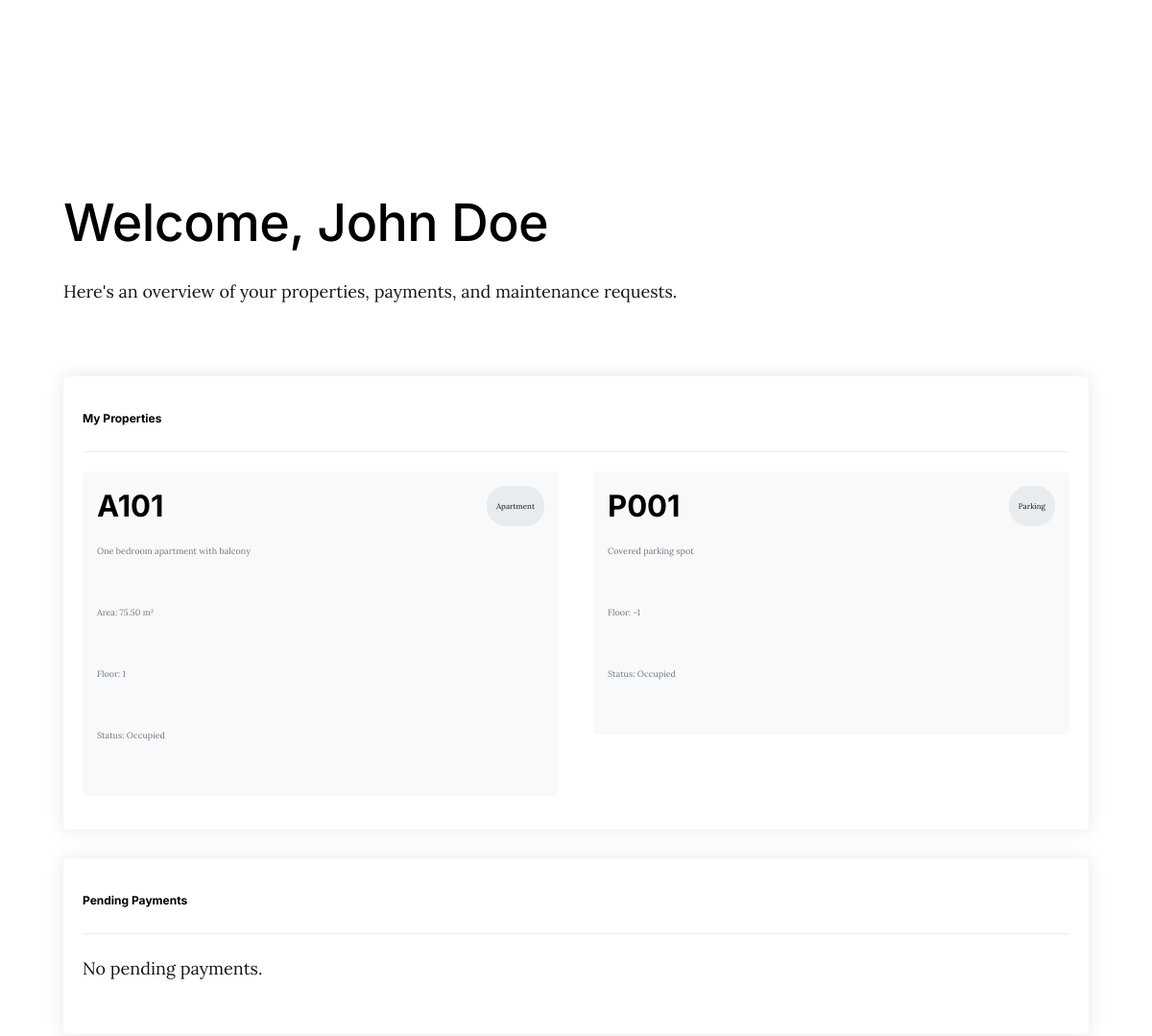
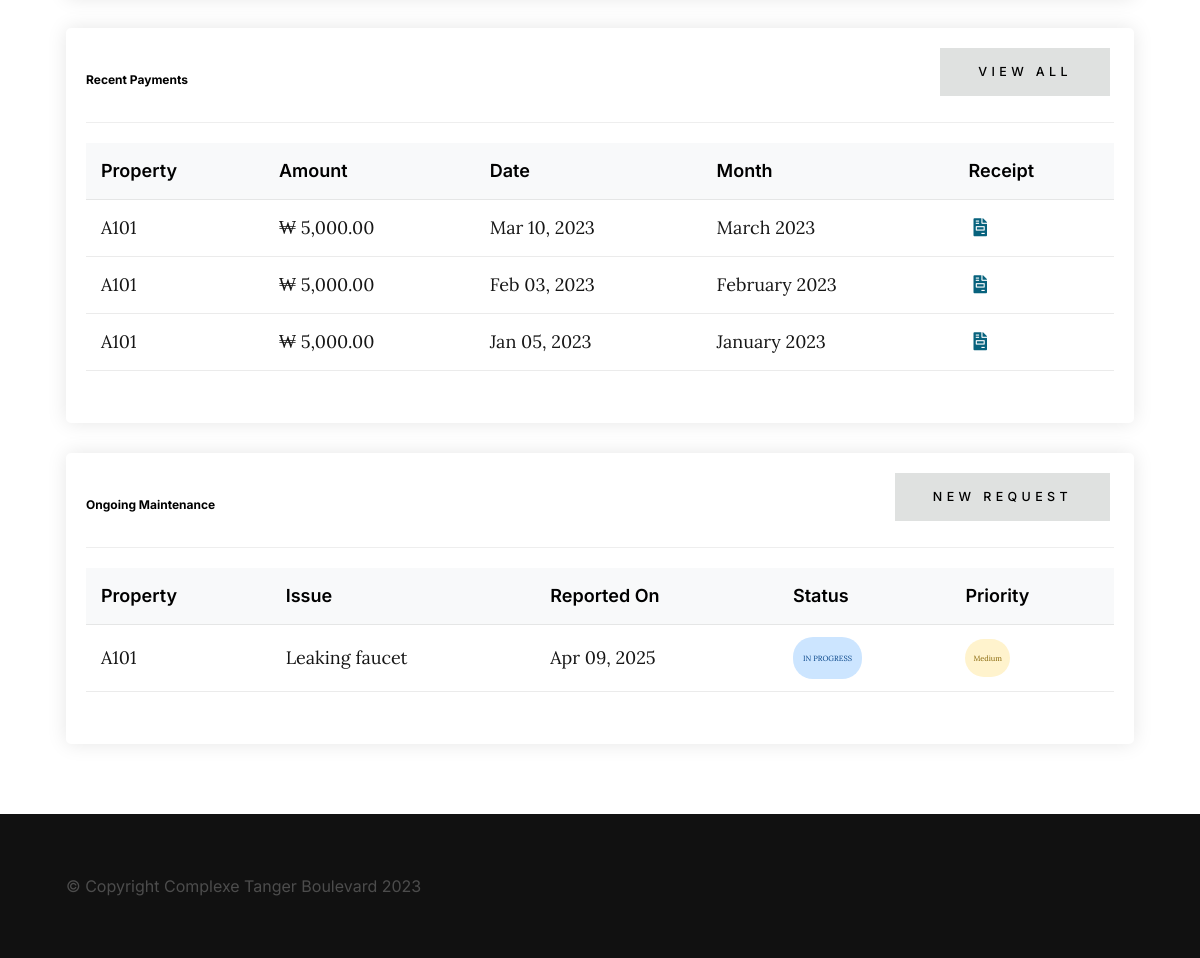
/resident/dashboard.php (signed in), run on the app's committed database (2 pictures, top to bottom).
### tables this page shows
CREATE TABLE properties (
    id INT AUTO_INCREMENT PRIMARY KEY,
    type ENUM('apartment', 'parking') NOT NULL,
    identifier VARCHAR(50) NOT NULL UNIQUE,
    description TEXT,
    area DECIMAL(10,2) DEFAULT NULL,
    floor INT DEFAULT NULL,
    user_id INT DEFAULT NULL,
    status ENUM('occupied', 'vacant', 'maintenance') DEFAULT 'vacant',
    created_at TIMESTAMP DEFAULT CURRENT_TIMESTAMP,
    updated_at TIMESTAMP DEFAULT CURRENT_TIMESTAMP ON UPDATE CURRENT_TIMESTAMP,
    FOREIGN KEY (user_id) REFERENCES users(id) ON DELETE SET NULL
);

CREATE TABLE payments (
    id INT AUTO_INCREMENT PRIMARY KEY,
    user_id INT NOT NULL,
    property_id INT NOT NULL,
    amount DECIMAL(10,2) NOT NULL,
    payment_date DATE NOT NULL,
    payment_month DATE NOT NULL,
    payment_type ENUM('rent', 'maintenance', 'other') DEFAULT 'rent',
    payment_method ENUM('cash', 'check', 'bank_transfer', 'online', 'credit_card', 'other') DEFAULT 'cash',
    reference_number VARCHAR(255),
    receipt_number VARCHAR(50),
    description VARCHAR(255),
    status ENUM('paid', 'pending', 'cancelled', 'completed', 'failed', 'refunded') DEFAULT 'paid',
    notes TEXT,
    created_by INT,  
    created_at TIMESTAMP DEFAULT CURRENT_TIMESTAMP,
    updated_at TIMESTAMP DEFAULT CURRENT_TIMESTAMP ON UPDATE CURRENT_TIMESTAMP,
    FOREIGN KEY (user_id) REFERENCES users(id) ON DELETE CASCADE,
    FOREIGN KEY (property_id) REFERENCES properties(id) ON DELETE CASCADE,
    FOREIGN KEY (created_by) REFERENCES users(id) ON DELETE SET NULL
);

CREATE TABLE maintenance_logs (
    id INT AUTO_INCREMENT PRIMARY KEY,
    property_id INT,
    title VARCHAR(255) NOT NULL,
    description TEXT NOT NULL,
    reported_by INT NOT NULL,
    assigned_to INT,
    start_date DATE,
    expected_completion_date DATE,
    actual_completion_date DATE,
    status ENUM('reported', 'in_progress', 'completed', 'cancelled') DEFAULT 'reported',
    priority ENUM('low', 'medium', 'high', 'urgent') DEFAULT 'medium',
    cost DECIMAL(10,2) DEFAULT 0,
    created_at TIMESTAMP DEFAULT CURRENT_TIMESTAMP,
    updated_at TIMESTAMP DEFAULT CURRENT_TIMESTAMP ON UPDATE CURRENT_TIMESTAMP,
    FOREIGN KEY (property_id) REFERENCES properties(id) ON DELETE SET NULL,
    FOREIGN KEY (reported_by) REFERENCES users(id) ON DELETE CASCADE,
    FOREIGN KEY (assigned_to) REFERENCES users(id) ON DELETE SET NULL
);

### resident/dashboard.php (the view, shortened to what this page needs)
<?php
require_once '../includes/config.php';
$userId = $_SESSION['user_id'];
$propertiesStmt = $conn->prepare("
    SELECT p.*
    FROM properties p
    WHERE p.user_id = :user_id
");
$propertiesStmt->bindParam(':user_id', $userId);
$propertiesStmt->execute();
$properties = $propertiesStmt->fetchAll();
$propertyIds = [];
foreach ($properties as $property) {
    $propertyIds[] = $property['id'];
}
$propertyIdStr = implode(',', $propertyIds ?: [0]);
$pendingStmt = $conn->prepare("
    SELECT p.*, pr.identifier as property_identifier, pr.type as property_type
    FROM payments p
    JOIN properties pr ON p.property_id = pr.id
    WHERE p.property_id IN ($propertyIdStr)
    AND p.status = 'pending'
    ORDER BY p.payment_month DESC
");
$pendingStmt->execute();
$pendingPayments = $pendingStmt->fetchAll();
$recentStmt = $conn->prepare("
    SELECT p.*, pr.identifier as property_identifier, pr.type as property_type
    FROM payments p
    JOIN properties pr ON p.property_id = pr.id
    WHERE p.property_id IN ($propertyIdStr)
    AND p.status = 'paid'
    ORDER BY p.payment_date DESC
    LIMIT 5
");
$recentStmt->execute();
$recentPayments = $recentStmt->fetchAll();
$maintenanceStmt = $conn->prepare("
    SELECT m.*, pr.identifier as property_identifier
    FROM maintenance_logs m
    JOIN properties pr ON m.property_id = pr.id
    WHERE m.property_id IN ($propertyIdStr)
    AND m.status IN ('reported', 'in_progress')
    ORDER BY m.created_at DESC
");
$maintenanceStmt->execute();
$maintenanceRequests = $maintenanceStmt->fetchAll();
?>
<!DOCTYPE html>
<html lang="en">
<head>
    <link rel="stylesheet" href="../css/vendor.css">
    <link rel="stylesheet" href="../css/styles.css">
    <link rel="stylesheet" href="https://cdnjs.cloudflare.com/ajax/libs/font-awesome/5.15.3/css/all.min.css">
</head>
<body id="top">
    <div id="page" class="s-pagewrap">
        <header class="s-header">
            <div class="s-header__logo">
                <a class="logo" href="../index.php">
                    <img src="../images/logo.svg" alt="Homepage">
                </a>
            </div>
            <a class="s-header__menu-toggle" href="#0">
                <span class="s-header__menu-text">Menu</span>
                <span class="s-header__menu-icon"></span>
            </a>
        </header>
        <section id="content" class="s-content">
            <div class="row" style="max-width: 1200px; margin: 0 auto; padding-top: 120px;">
                <div class="column">
                    <h1>Welcome, <?php echo htmlspecialchars($_SESSION['user_name']); ?></h1>
                    <p>Here's an overview of your properties, payments, and maintenance requests.</p>
                    <div class="dashboard-container">
                        <div class="dashboard-card">
                            <div class="dashboard-card-header">
                                <h2 class="dashboard-card-title">My Properties</h2>
                            </div>
                            <div class="row">
                                <?php if (count($properties) > 0): ?>
                                    <?php foreach ($properties as $property): ?>
                                        <div class="column lg-6 tab-12">
                                            <div class="property-item">
                                                <div class="property-item-header">
                                                    <h3 class="property-item-title"><?php echo htmlspecialchars($property['identifier']); ?></h3>
                                                    <span class="property-item-type">
                                                        <?php echo ucfirst(htmlspecialchars($property['type'])); ?>
                                                    </span>
                                                </div>
                                                <div class="property-item-details">
                                                    <?php if (!empty($property['description'])): ?>
                                                        <p><?php echo htmlspecialchars($property['description']); ?></p>
                                                    <?php endif; ?>
                                                    <?php if (!empty($property['area'])): ?>
                                                        <p>Area: <?php echo htmlspecialchars($property['area']); ?> m²</p>
                                                    <?php endif; ?>
                                                    <?php if (!empty($property['floor'])): ?>
                                                        <p>Floor: <?php echo htmlspecialchars($property['floor']); ?></p>
                                                    <?php endif; ?>
                                                    <p>Status: <?php echo ucfirst(htmlspecialchars($property['status'])); ?></p>
                                                </div>
                                            </div>
                                        </div>
                                    <?php endforeach; ?>
                                <?php else: ?>
                                    <div class="column">
                                        <p>No properties assigned to you yet.</p>
                                    </div>
                                <?php endif; ?>
                            </div>
                        </div>
                        <div class="dashboard-card">
                            <div class="dashboard-card-header">
                                <h2 class="dashboard-card-title">Pending Payments</h2>
                            </div>
                            <?php if (count($pendingPayments) > 0): ?>
                                <table class="payment-table">
                                    <thead>
                                        <tr>
                                            <th>Property</th>
                                            <th>Amount</th>
                                            <th>Month</th>
                                            <th>Type</th>
                                            <th>Status</th>
                                        </tr>
                                    </thead>
                                    <tbody>
                                        <?php foreach ($pendingPayments as $payment): ?>
                                            <tr>
                                                <td><?php echo htmlspecialchars($payment['property_identifier']); ?></td>
                                                <td>₩ <?php echo number_format($payment['amount'], 2); ?></td>
                                                <td><?php echo date('F Y', strtotime($payment['payment_month'])); ?></td>
                                                <td><?php echo ucfirst(htmlspecialchars($payment['payment_type'])); ?></td>
                                                <td>
                                                    <span class="status-badge status-<?php echo strtolower($payment['status']); ?>">
                                                        <?php echo ucfirst(htmlspecialchars($payment['status'])); ?>
                                                    </span>
                                                </td>
                                            </tr>
                                        <?php endforeach; ?>
                                    </tbody>
                                </table>
                            <?php else: ?>
                                <p>No pending payments.</p>
                            <?php endif; ?>
                        </div>
                        <div class="dashboard-card">
                            <div class="dashboard-card-header">
                                <h2 class="dashboard-card-title">Recent Payments</h2>
                                <a href="payments.php" class="btn btn--small">View All</a>
                            </div>
                            <?php if (count($recentPayments) > 0): ?>
                                <table class="payment-table">
                                    <thead>
                                        <tr>
                                            <th>Property</th>
                                            <th>Amount</th>
                                            <th>Date</th>
                                            <th>Month</th>
                                            <th>Receipt</th>
                                        </tr>
                                    </thead>
                                    <tbody>
                                        <?php foreach ($recentPayments as $payment): ?>
                                            <tr>
                                                <td><?php echo htmlspecialchars($payment['property_identifier']); ?></td>
                                                <td>₩ <?php echo number_format($payment['amount'], 2); ?></td>
                                                <td><?php echo date('M d, Y', strtotime($payment['payment_date'])); ?></td>
                                                <td><?php echo date('F Y', strtotime($payment['payment_month'])); ?></td>
                                                <td>
                                                    <?php if (!empty($payment['receipt_number'])): ?>
                                                        <a href="receipt.php?id=<?php echo $payment['id']; ?>" target="_blank" class="dashboard-action-btn">
                                                            <i class="fas fa-file-invoice"></i>
                                                        </a>
                                                    <?php else: ?>
                                                        N/A
                                                    <?php endif; ?>
                                                </td>
                                            </tr>
                                        <?php endforeach; ?>
                                    </tbody>
                                </table>
                            <?php else: ?>
                                <p>No payment records found.</p>
                            <?php endif; ?>
                        </div>
                        <div class="dashboard-card">
                            <div class="dashboard-card-header">
                                <h2 class="dashboard-card-title">Ongoing Maintenance</h2>
                                <a href="maintenance-request.php" class="btn btn--small">New Request</a>
                            </div>
                            <?php if (count($maintenanceRequests) > 0): ?>
                                <table class="maintenance-table">
                                    <thead>
                                        <tr>
                                            <th>Property</th>
                                            <th>Issue</th>
                                            <th>Reported On</th>
                                            <th>Status</th>
                                            <th>Priority</th>
                                        </tr>
                                    </thead>
                                    <tbody>
                                        <?php foreach ($maintenanceRequests as $request): ?>
                                            <tr>
                                                <td><?php echo htmlspecialchars($request['property_identifier']); ?></td>
                                                <td><?php echo htmlspecialchars($request['title']); ?></td>
                                                <td><?php echo date('M d, Y', strtotime($request['created_at'])); ?></td>
                                                <td>
                                                    <span class="status-badge status-<?php echo str_replace('_', '-', strtolower($request['status'])); ?>">
                                                        <?php echo ucfirst(str_replace('_', ' ', $request['status'])); ?>
                                                    </span>
                                                </td>
                                                <td>
                                                    <span class="priority-badge priority-<?php echo strtolower($request['priority']); ?>">
                                                        <?php echo ucfirst($request['priority']); ?>
                                                    </span>
                                                </td>
                                            </tr>
                                        <?php endforeach; ?>
                                    </tbody>
                                </table>
                            <?php else: ?>
                                <p>No ongoing maintenance requests.</p>
                            <?php endif; ?>
                        </div>
                    </div>
                </div>
            </div>
        </section>
        <footer id="colophon" class="s-footer">
            <div class="row">
                <div class="column lg-12 ss-copyright">
                    <span>© Copyright Complexe Tanger Boulevard 2023</span>
                </div>
            </div>
        </footer>
    </div>
</body>
</html>

### data on the page
properties: identifier "A101", type "Apartment", description "One bedroom apartment with balcony", area "75.50", floor "1", status "Occupied"
properties: identifier "P001", type "Parking", description "Covered parking spot", floor "-1", status "Occupied"
payments: property.identifier "A101", amount "5,000.00", payment_date "Mar 10, 2023", payment_month "March 2023"
payments: property.identifier "A101", amount "5,000.00", payment_date "Feb 03, 2023", payment_month "February 2023"
payments: property.identifier "A101", amount "5,000.00", payment_date "Jan 05, 2023", payment_month "January 2023"
maintenance_logs: property.identifier "A101", title "Leaking faucet", created_at "Apr 09, 2025", status "IN PROGRESS", priority "Medium"

### other printed values
$_SESSION['user_name'] "John Doe"
